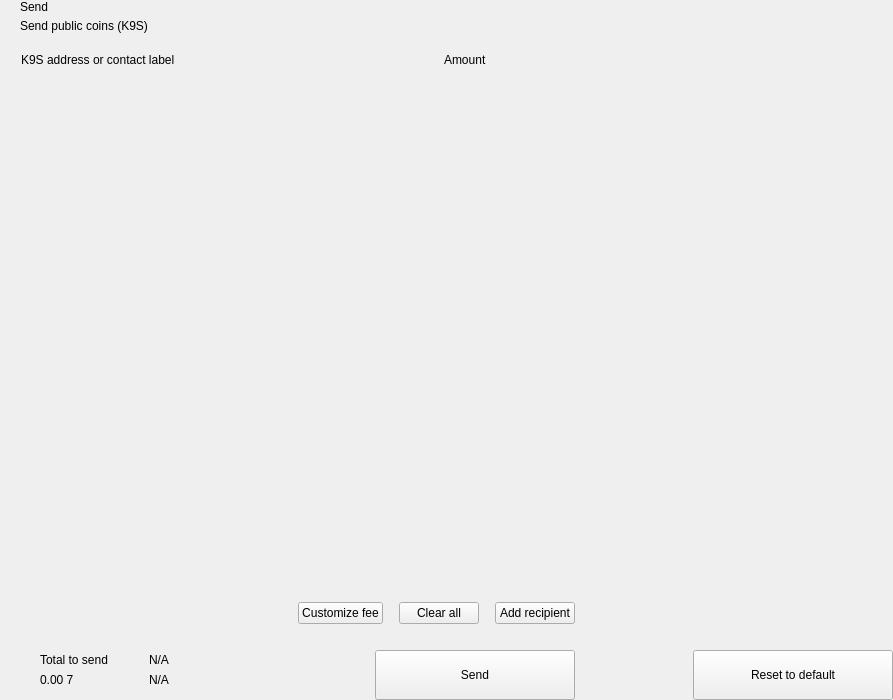
<?xml version="1.0" encoding="UTF-8"?>
<ui version="4.0">
 <class>send</class>
 <widget class="QWidget" name="send">
  <property name="geometry">
   <rect>
    <x>0</x>
    <y>0</y>
    <width>893</width>
    <height>700</height>
   </rect>
  </property>
  <property name="windowTitle">
   <string>Form</string>
  </property>
  <layout class="QHBoxLayout" name="horizontalLayout_2" stretch="2,1">
   <property name="spacing">
    <number>0</number>
   </property>
   <property name="leftMargin">
    <number>0</number>
   </property>
   <property name="topMargin">
    <number>0</number>
   </property>
   <property name="rightMargin">
    <number>0</number>
   </property>
   <property name="bottomMargin">
    <number>0</number>
   </property>
   <item>
    <widget class="QWidget" name="left" native="true">
     <layout class="QVBoxLayout" name="verticalLayout_3">
      <property name="spacing">
       <number>0</number>
      </property>
      <property name="leftMargin">
       <number>0</number>
      </property>
      <property name="topMargin">
       <number>0</number>
      </property>
      <property name="rightMargin">
       <number>0</number>
      </property>
      <property name="bottomMargin">
       <number>0</number>
      </property>
      <item>
       <layout class="QVBoxLayout" name="verticalLayout_22" stretch="0,0,0,1,0,0,0,0">
        <property name="spacing">
         <number>0</number>
        </property>
        <item>
         <layout class="QHBoxLayout" name="horizontalLayout_3">
          <property name="spacing">
           <number>0</number>
          </property>
          <property name="leftMargin">
           <number>20</number>
          </property>
          <property name="rightMargin">
           <number>20</number>
          </property>
          <item>
           <layout class="QVBoxLayout" name="verticalLayout">
            <property name="spacing">
             <number>5</number>
            </property>
            <item>
             <widget class="QLabel" name="labelTitle">
              <property name="text">
               <string>Send</string>
              </property>
              <property name="alignment">
               <set>Qt::AlignLeading|Qt::AlignLeft|Qt::AlignVCenter</set>
              </property>
             </widget>
            </item>
            <item>
             <widget class="QLabel" name="labelSubtitle1">
              <property name="text">
               <string>Send public coins (K9S)</string>
              </property>
             </widget>
            </item>
           </layout>
          </item>
          <item>
           <spacer name="horizontalSpacer">
            <property name="orientation">
             <enum>Qt::Horizontal</enum>
            </property>
            <property name="sizeHint" stdset="0">
             <size>
              <width>40</width>
              <height>20</height>
             </size>
            </property>
           </spacer>
          </item>
         </layout>
        </item>
        <item>
         <spacer name="verticalSpacer_2">
          <property name="orientation">
           <enum>Qt::Vertical</enum>
          </property>
          <property name="sizeType">
           <enum>QSizePolicy::Fixed</enum>
          </property>
          <property name="sizeHint" stdset="0">
           <size>
            <width>20</width>
            <height>20</height>
           </size>
          </property>
         </spacer>
        </item>
        <item>
         <layout class="QHBoxLayout" name="horizontalLayout" stretch="6,0,2">
          <property name="spacing">
           <number>0</number>
          </property>
          <property name="leftMargin">
           <number>10</number>
          </property>
          <property name="topMargin">
           <number>0</number>
          </property>
          <property name="rightMargin">
           <number>20</number>
          </property>
          <property name="bottomMargin">
           <number>0</number>
          </property>
          <item>
           <widget class="QLabel" name="labelSubtitleAddress">
            <property name="styleSheet">
             <string notr="true">margin-left:8px;</string>
            </property>
            <property name="text">
             <string>K9S address or contact label</string>
            </property>
           </widget>
          </item>
          <item>
           <spacer name="horizontalSpacer_3">
            <property name="orientation">
             <enum>Qt::Horizontal</enum>
            </property>
            <property name="sizeType">
             <enum>QSizePolicy::Fixed</enum>
            </property>
            <property name="sizeHint" stdset="0">
             <size>
              <width>40</width>
              <height>1</height>
             </size>
            </property>
           </spacer>
          </item>
          <item>
           <widget class="QLabel" name="labelSubtitleAmount">
            <property name="text">
             <string>Amount</string>
            </property>
           </widget>
          </item>
         </layout>
        </item>
        <item>
         <widget class="QScrollArea" name="scrollArea">
          <property name="minimumSize">
           <size>
            <width>0</width>
            <height>350</height>
           </size>
          </property>
          <property name="styleSheet">
           <string notr="true">#scrollArea {
            background:transparent;
            margin-top:10px;
}</string>
          </property>
          <property name="horizontalScrollBarPolicy">
           <enum>Qt::ScrollBarAlwaysOff</enum>
          </property>
          <property name="sizeAdjustPolicy">
           <enum>QAbstractScrollArea::AdjustIgnored</enum>
          </property>
          <property name="widgetResizable">
           <bool>true</bool>
          </property>
          <property name="alignment">
           <set>Qt::AlignLeading|Qt::AlignLeft|Qt::AlignTop</set>
          </property>
          <widget class="QWidget" name="scrollAreaWidgetContents">
           <property name="geometry">
            <rect>
             <x>0</x>
             <y>0</y>
             <width>591</width>
             <height>16</height>
            </rect>
           </property>
           <property name="sizePolicy">
            <sizepolicy hsizetype="Preferred" vsizetype="Maximum">
             <horstretch>0</horstretch>
             <verstretch>0</verstretch>
            </sizepolicy>
           </property>
           <property name="autoFillBackground">
            <bool>false</bool>
           </property>
           <property name="styleSheet">
            <string notr="true">#scrollAreaWidgetContents {
             background:transparent;
             }</string>
           </property>
           <layout class="QVBoxLayout" name="verticalLayout_7">
            <property name="spacing">
             <number>0</number>
            </property>
            <property name="sizeConstraint">
             <enum>QLayout::SetDefaultConstraint</enum>
            </property>
            <property name="leftMargin">
             <number>0</number>
            </property>
            <property name="topMargin">
             <number>0</number>
            </property>
            <property name="rightMargin">
             <number>0</number>
            </property>
            <property name="bottomMargin">
             <number>0</number>
            </property>
           </layout>
          </widget>
         </widget>
        </item>
        <item>
         <spacer name="verticalSpacer_4">
          <property name="orientation">
           <enum>Qt::Vertical</enum>
          </property>
          <property name="sizeType">
           <enum>QSizePolicy::Fixed</enum>
          </property>
          <property name="sizeHint" stdset="0">
           <size>
            <width>20</width>
            <height>20</height>
           </size>
          </property>
         </spacer>
        </item>
        <item>
         <layout class="QHBoxLayout" name="horizontalLayout_20">
          <property name="spacing">
           <number>6</number>
          </property>
          <property name="leftMargin">
           <number>20</number>
          </property>
          <property name="rightMargin">
           <number>20</number>
          </property>
          <item>
           <spacer name="horizontalSpacer_4">
            <property name="orientation">
             <enum>Qt::Horizontal</enum>
            </property>
            <property name="sizeHint" stdset="0">
             <size>
              <width>10</width>
              <height>20</height>
             </size>
            </property>
           </spacer>
          </item>
          <item>
           <widget class="QPushButton" name="pushButtonFee">
            <property name="focusPolicy">
             <enum>Qt::NoFocus</enum>
            </property>
            <property name="text">
             <string>Customize fee</string>
            </property>
           </widget>
          </item>
          <item>
           <spacer name="horizontalSpacer_11">
            <property name="orientation">
             <enum>Qt::Horizontal</enum>
            </property>
            <property name="sizeType">
             <enum>QSizePolicy::Minimum</enum>
            </property>
            <property name="sizeHint" stdset="0">
             <size>
              <width>10</width>
              <height>20</height>
             </size>
            </property>
           </spacer>
          </item>
          <item>
           <widget class="QPushButton" name="pushButtonClear">
            <property name="focusPolicy">
             <enum>Qt::NoFocus</enum>
            </property>
            <property name="layoutDirection">
             <enum>Qt::RightToLeft</enum>
            </property>
            <property name="text">
             <string>Clear all</string>
            </property>
           </widget>
          </item>
          <item>
           <spacer name="horizontalSpacer_6">
            <property name="orientation">
             <enum>Qt::Horizontal</enum>
            </property>
            <property name="sizeType">
             <enum>QSizePolicy::Fixed</enum>
            </property>
            <property name="sizeHint" stdset="0">
             <size>
              <width>10</width>
              <height>20</height>
             </size>
            </property>
           </spacer>
          </item>
          <item>
           <widget class="QPushButton" name="pushButtonAddRecipient">
            <property name="focusPolicy">
             <enum>Qt::NoFocus</enum>
            </property>
            <property name="text">
             <string>Add recipient</string>
            </property>
           </widget>
          </item>
         </layout>
        </item>
        <item>
         <spacer name="verticalSpacer">
          <property name="orientation">
           <enum>Qt::Vertical</enum>
          </property>
          <property name="sizeType">
           <enum>QSizePolicy::Fixed</enum>
          </property>
          <property name="sizeHint" stdset="0">
           <size>
            <width>20</width>
            <height>16</height>
           </size>
          </property>
         </spacer>
        </item>
        <item>
         <layout class="QHBoxLayout" name="horizontalLayout_7">
          <property name="rightMargin">
           <number>20</number>
          </property>
          <item>
           <layout class="QHBoxLayout" name="horizontalLayout_10">
            <property name="spacing">
             <number>0</number>
            </property>
            <property name="leftMargin">
             <number>8</number>
            </property>
            <item>
             <widget class="QStackedWidget" name="stackedWidget">
              <property name="minimumSize">
               <size>
                <width>0</width>
                <height>60</height>
               </size>
              </property>
              <property name="maximumSize">
               <size>
                <width>16777215</width>
                <height>60</height>
               </size>
              </property>
              <widget class="QWidget" name="page1">
               <layout class="QVBoxLayout" name="verticalLayout_71" stretch="0">
                <property name="spacing">
                 <number>6</number>
                </property>
                <property name="leftMargin">
                 <number>12</number>
                </property>
                <property name="topMargin">
                 <number>0</number>
                </property>
                <property name="rightMargin">
                 <number>0</number>
                </property>
                <property name="bottomMargin">
                 <number>0</number>
                </property>
                <item>
                 <widget class="QWidget" name="coinWidget" native="true">
                  <property name="minimumSize">
                   <size>
                    <width>0</width>
                    <height>60</height>
                   </size>
                  </property>
                  <property name="maximumSize">
                   <size>
                    <width>16777215</width>
                    <height>60</height>
                   </size>
                  </property>
                  <layout class="QHBoxLayout" name="horizontalLayout_9">
                   <property name="spacing">
                    <number>0</number>
                   </property>
                   <property name="leftMargin">
                    <number>20</number>
                   </property>
                   <property name="topMargin">
                    <number>10</number>
                   </property>
                   <property name="rightMargin">
                    <number>20</number>
                   </property>
                   <property name="bottomMargin">
                    <number>10</number>
                   </property>
                   <item>
                    <layout class="QVBoxLayout" name="verticalSend">
                     <property name="spacing">
                      <number>0</number>
                     </property>
                     <item>
                      <widget class="QLabel" name="labelTitleTotalSend">
                       <property name="text">
                        <string>Total to send</string>
                       </property>
                      </widget>
                     </item>
                     <item>
                      <widget class="QLabel" name="labelAmountSend">
                       <property name="text">
                        <string notr="true">0.00 7</string>
                       </property>
                      </widget>
                     </item>
                    </layout>
                   </item>
                   <item>
                    <spacer name="horizontalSpacer_9">
                     <property name="orientation">
                      <enum>Qt::Horizontal</enum>
                     </property>
                     <property name="sizeType">
                      <enum>QSizePolicy::Fixed</enum>
                     </property>
                     <property name="sizeHint" stdset="0">
                      <size>
                       <width>20</width>
                       <height>20</height>
                      </size>
                     </property>
                    </spacer>
                   </item>
                   <item>
                    <widget class="QLabel" name="labelLine">
                     <property name="minimumSize">
                      <size>
                       <width>1</width>
                       <height>0</height>
                      </size>
                     </property>
                     <property name="maximumSize">
                      <size>
                       <width>1</width>
                       <height>16777215</height>
                      </size>
                     </property>
                     <property name="text">
                      <string/>
                     </property>
                    </widget>
                   </item>
                   <item>
                    <spacer name="horizontalSpacer_10">
                     <property name="orientation">
                      <enum>Qt::Horizontal</enum>
                     </property>
                     <property name="sizeType">
                      <enum>QSizePolicy::Fixed</enum>
                     </property>
                     <property name="sizeHint" stdset="0">
                      <size>
                       <width>20</width>
                       <height>20</height>
                      </size>
                     </property>
                    </spacer>
                   </item>
                   <item>
                    <layout class="QVBoxLayout" name="verticalRemaining">
                     <property name="spacing">
                      <number>0</number>
                     </property>
                     <item>
                      <widget class="QLabel" name="labelTitleTotalRemaining">
                       <property name="text">
                        <string notr="true">N/A</string>
                       </property>
                      </widget>
                     </item>
                     <item>
                      <widget class="QLabel" name="labelAmountRemaining">
                       <property name="text">
                        <string notr="true">N/A</string>
                       </property>
                      </widget>
                     </item>
                    </layout>
                   </item>
                  </layout>
                 </widget>
                </item>
               </layout>
              </widget>
              <widget class="QWidget" name="page_2"/>
             </widget>
            </item>
           </layout>
          </item>
          <item>
           <spacer name="horizontalSpacer_5">
            <property name="orientation">
             <enum>Qt::Horizontal</enum>
            </property>
            <property name="sizeType">
             <enum>QSizePolicy::Expanding</enum>
            </property>
            <property name="sizeHint" stdset="0">
             <size>
              <width>40</width>
              <height>20</height>
             </size>
            </property>
           </spacer>
          </item>
          <item alignment="Qt::AlignBottom">
           <widget class="QPushButton" name="pushButtonSave">
            <property name="minimumSize">
             <size>
              <width>200</width>
              <height>50</height>
             </size>
            </property>
            <property name="maximumSize">
             <size>
              <width>200</width>
              <height>50</height>
             </size>
            </property>
            <property name="focusPolicy">
             <enum>Qt::NoFocus</enum>
            </property>
            <property name="text">
             <string>Send</string>
            </property>
           </widget>
          </item>
         </layout>
        </item>
       </layout>
      </item>
     </layout>
    </widget>
   </item>
   <item>
    <widget class="QWidget" name="right" native="true">
     <layout class="QVBoxLayout" name="verticalLayout_5">
      <property name="leftMargin">
       <number>0</number>
      </property>
      <property name="topMargin">
       <number>0</number>
      </property>
      <property name="rightMargin">
       <number>0</number>
      </property>
      <property name="bottomMargin">
       <number>0</number>
      </property>
      <item>
       <layout class="QVBoxLayout" name="verticalLayout_4">
        <property name="spacing">
         <number>6</number>
        </property>
        <item>
         <widget class="OptionButton" name="btnCoinControl" native="true">
          <property name="minimumSize">
           <size>
            <width>0</width>
            <height>50</height>
           </size>
          </property>
         </widget>
        </item>
        <item>
         <widget class="OptionButton" name="btnChangeAddress" native="true">
          <property name="minimumSize">
           <size>
            <width>0</width>
            <height>50</height>
           </size>
          </property>
         </widget>
        </item>
        <item>
         <widget class="OptionButton" name="btnUri" native="true">
          <property name="minimumSize">
           <size>
            <width>0</width>
            <height>50</height>
           </size>
          </property>
         </widget>
        </item>
        <item>
         <spacer name="verticalSpacer_5">
          <property name="orientation">
           <enum>Qt::Vertical</enum>
          </property>
          <property name="sizeHint" stdset="0">
           <size>
            <width>20</width>
            <height>40</height>
           </size>
          </property>
         </spacer>
        </item>
        <item>
         <layout class="QHBoxLayout" name="horizontalLayout_8">
          <item>
           <spacer name="horizontalSpacer_7">
            <property name="orientation">
             <enum>Qt::Horizontal</enum>
            </property>
            <property name="sizeHint" stdset="0">
             <size>
              <width>40</width>
              <height>20</height>
             </size>
            </property>
           </spacer>
          </item>
          <item>
           <widget class="QPushButton" name="pushButtonReset">
            <property name="minimumSize">
             <size>
              <width>200</width>
              <height>50</height>
             </size>
            </property>
            <property name="maximumSize">
             <size>
              <width>200</width>
              <height>50</height>
             </size>
            </property>
            <property name="focusPolicy">
             <enum>Qt::NoFocus</enum>
            </property>
            <property name="text">
             <string>Reset to default</string>
            </property>
           </widget>
          </item>
         </layout>
        </item>
       </layout>
      </item>
     </layout>
    </widget>
   </item>
  </layout>
 </widget>
 <customwidgets>
  <customwidget>
   <class>OptionButton</class>
   <extends>QWidget</extends>
   <header>qt/pivx/optionbutton.h</header>
   <container>1</container>
  </customwidget>
 </customwidgets>
 <resources/>
 <connections/>
</ui>
